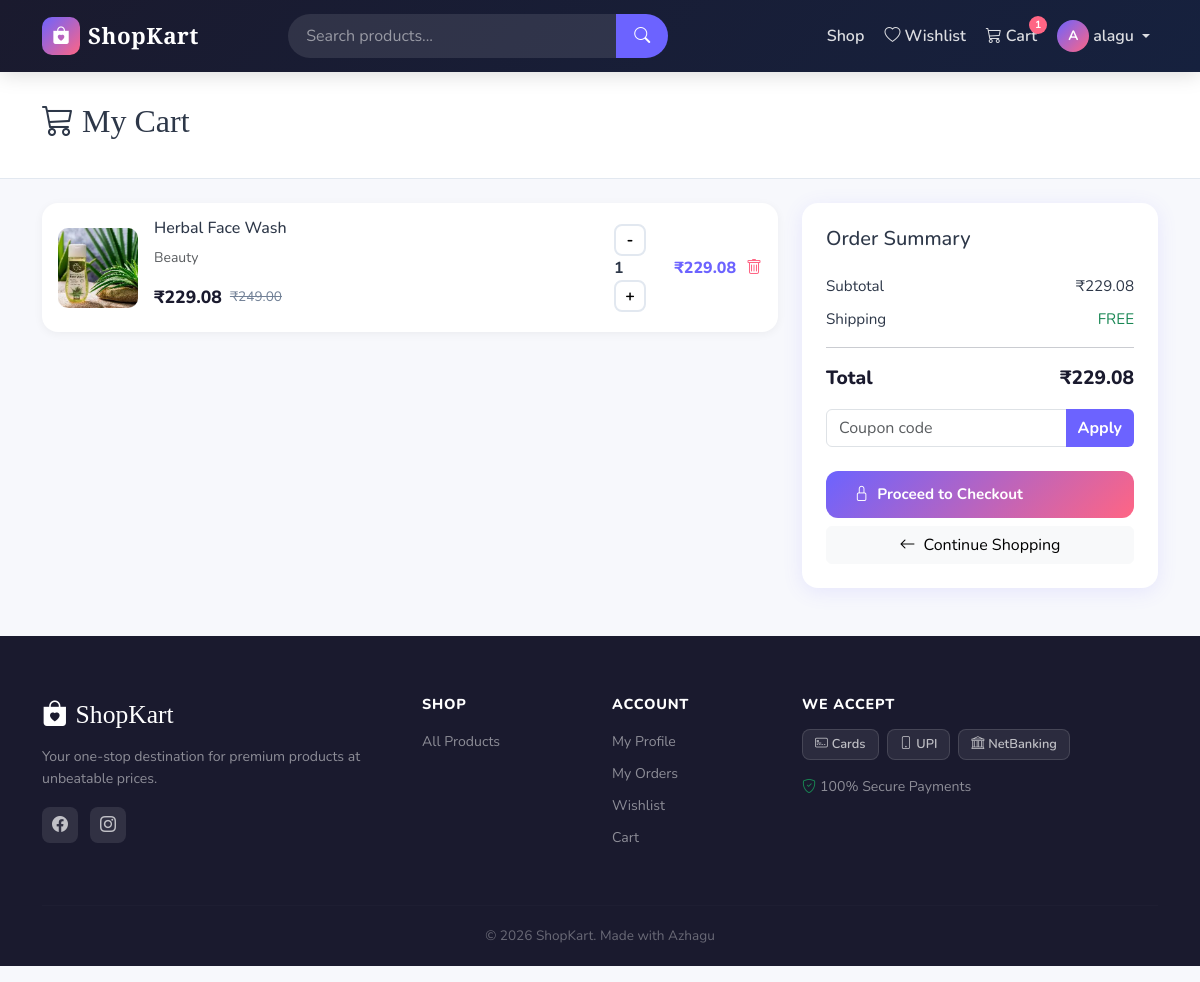
The app's page /cart/ (signed in) with its own data.
### cart/models.py (models this page shows, shortened)
class CartItem(models.Model):
    cart = models.ForeignKey(Cart, on_delete=models.CASCADE, related_name='items')
    product = models.ForeignKey(Product, on_delete=models.CASCADE)
    quantity = models.PositiveIntegerField(default=1)
    def get_subtotal(self):
        return self.product.get_discounted_price() * self.quantity

class Cart(models.Model):
    user = models.OneToOneField(User, on_delete=models.CASCADE)
    coupon = models.ForeignKey(Coupon, on_delete=models.SET_NULL, null=True, blank=True)
    created_at = models.DateTimeField(auto_now_add=True)
    def get_total(self):
        total = sum(item.get_subtotal() for item in self.items.all())
        if self.coupon:
            discount = (total * self.coupon.discount_percent) / 100
            total -= discount
        return total
    def get_subtotal(self):
        return sum(item.get_subtotal() for item in self.items.all())

### products/models.py (models this page shows, shortened)
class Product(models.Model):
    category = models.ForeignKey(Category, on_delete=models.CASCADE, related_name='products')
    name = models.CharField(max_length=300)
    slug = models.SlugField(unique=True)
    description = models.TextField()
    price = models.DecimalField(max_digits=10, decimal_places=2)
    discount_percent = models.PositiveIntegerField(default=0)
    stock = models.PositiveIntegerField(default=0)
    image = models.ImageField(upload_to='products/', blank=True, null=True)
    is_active = models.BooleanField(default=True)
    created_at = models.DateTimeField(auto_now_add=True)
    def get_discounted_price(self):
        if self.discount_percent > 0:
            discount = (self.price * self.discount_percent) / 100
            return self.price - discount
        return self.price

class Category(models.Model):
    name = models.CharField(max_length=200)
    slug = models.SlugField(unique=True)
    image = models.ImageField(upload_to='categories/', blank=True, null=True)
    description = models.TextField(blank=True)
    parent = models.ForeignKey('self', on_delete=models.SET_NULL, null=True, blank=True, related_name='subcategories')
    class Meta:
        verbose_name_plural = 'Categories'

### cart/views.py (the view)
# urls.py: path('', views.cart_view, name='cart'),
@login_required
def cart_view(request):
    cart, _ = Cart.objects.get_or_create(user=request.user)
    return render(request, 'cart/cart.html', {'cart': cart})

### cart/context_processors.py (called while the page is built)
def cart_count(request):
    count = 0
    if request.user.is_authenticated:
        try:
            cart = Cart.objects.get(user=request.user)
            count = cart.items.count()
        except Cart.DoesNotExist:
            pass
    return {'cart_count': count}

### templates/cart/cart.html (shortened to what this page needs)
{% extends 'base.html' %}
{% block content %}
<div class="sk-page-header"><div class="container"><h1><i class="bi bi-cart3 me-2"></i>My Cart</h1></div></div>
<div class="container my-4">
  {% if cart.items.all %}
  <div class="row g-4">
    <div class="col-lg-8">
      {% for item in cart.items.all %}
      <div class="sk-cart-item">
        <div class="sk-cart-img">
          {% if item.product.image %}<img src="{{ item.product.image.url }}" alt="{{ item.product.name }}">
          {% else %}<div class="sk-img-placeholder"><i class="bi bi-image"></i></div>{% endif %}
        </div>
        <div class="sk-cart-info flex-grow-1">
          <h6>{{ item.product.name }}</h6>
          <p class="text-muted small">{{ item.product.category.name }}</p>
          <div class="sk-product-price">
            <span class="sk-price-current">₹{{ item.product.get_discounted_price }}</span>
            {% if item.product.discount_percent %}<span class="sk-price-old">₹{{ item.product.price }}</span>{% endif %}
          </div>
        </div>
        <div class="sk-cart-qty">
          <form method="POST" action="{% url 'cart:update' item.id %}">
            <button type="submit" name="action" value="decrease" class="sk-qty-btn">-</button>
            <span class="sk-qty-num">{{ item.quantity }}</span>
            <button type="submit" name="action" value="increase" class="sk-qty-btn">+</button>
          </form>
          <div class="sk-cart-subtotal">₹{{ item.get_subtotal }}</div>
          <a href="{% url 'cart:remove' item.id %}" class="sk-remove-btn" onclick="return confirm('Remove item?')">
            <i class="bi bi-trash"></i>
          </a>
        </div>
      </div>
      {% endfor %}
    </div>
    <div class="col-lg-4">
      <div class="sk-summary-card">
        <h5 class="mb-4">Order Summary</h5>
        <div class="sk-summary-row"><span>Subtotal</span><span>₹{{ cart.get_subtotal }}</span></div>
        <div class="sk-summary-row"><span>Shipping</span><span class="text-success">FREE</span></div>
        <hr>
        <div class="sk-summary-total"><span>Total</span><span>₹{{ cart.get_total }}</span></div>
        <div class="mt-3">
          {% if cart.coupon %}
          <div class="sk-coupon-applied">
            <i class="bi bi-check-circle text-success me-1"></i>
            <strong>{{ cart.coupon.code }}</strong> applied!
            <a href="{% url 'cart:remove_coupon' %}" class="ms-2 text-danger small">Remove</a>
          </div>
          {% else %}
          <form method="POST" action="{% url 'cart:apply_coupon' %}">
            <div class="input-group">
              <input type="text" class="form-control" name="coupon_code" placeholder="Coupon code">
              <button type="submit" class="btn sk-btn-coupon">Apply</button>
            </div>
          </form>
          {% endif %}
        </div>
        <a href="{% url 'orders:checkout' %}" class="sk-btn-primary w-100 btn-lg mt-4">
          <i class="bi bi-lock me-2"></i>Proceed to Checkout
        </a>
        <a href="{% url 'products:list' %}" class="btn btn-light w-100 mt-2">
          <i class="bi bi-arrow-left me-2"></i>Continue Shopping
        </a>
      </div>
    </div>
  </div>
  {% endif %}
</div>
{% endblock %}

### templates/base.html (shortened to what this page needs)
{% load static %}
<!DOCTYPE html>
<html lang="en">
<head>
<link href="https://cdn.jsdelivr.net/npm/bootstrap@5.3.0/dist/css/bootstrap.min.css" rel="stylesheet">
<link href="https://cdn.jsdelivr.net/npm/bootstrap-icons@1.10.5/font/bootstrap-icons.css" rel="stylesheet">
<link href="{% static 'css/style.css' %}" rel="stylesheet">
</head>
<body>
<nav class="navbar navbar-expand-lg navbar-dark sk-navbar sticky-top">
  <div class="container">
    <a class="navbar-brand d-flex align-items-center gap-2" href="{% url 'products:home' %}">
      <div class="sk-logo-icon"><i class="bi bi-bag-heart-fill"></i></div>
      <span class="sk-logo-text">ShopKart</span>
    </a>
    <div class="collapse navbar-collapse" id="navMain">
      <form class="d-flex mx-auto sk-search-form" action="{% url 'products:list' %}" method="GET">
        <div class="input-group">
          <input class="form-control sk-search-input" type="search" name="q" placeholder="Search products..." value="{{ request.GET.q }}">
          <button class="btn sk-search-btn" type="submit"><i class="bi bi-search"></i></button>
        </div>
      </form>
      <ul class="navbar-nav ms-auto align-items-center gap-1">
        <li class="nav-item">
          <a class="nav-link" href="{% url 'products:list' %}">Shop</a>
        </li>
        {% if user.is_authenticated %}
        <li class="nav-item">
          <a class="nav-link" href="{% url 'products:wishlist' %}"><i class="bi bi-heart me-1"></i>Wishlist</a>
        </li>
        <li class="nav-item">
          <a class="nav-link position-relative" href="{% url 'cart:cart' %}">
            <i class="bi bi-cart3 me-1"></i>Cart
            {% if cart_count %}<span class="sk-badge">{{ cart_count }}</span>{% endif %}
          </a>
        </li>
        <li class="nav-item dropdown">
          <a class="nav-link dropdown-toggle d-flex align-items-center gap-1" href="#" data-bs-toggle="dropdown">
            <div class="sk-avatar">{{ user.username|first|upper }}</div>
            {{ user.first_name|default:user.username }}
          </a>
        </li>
        {% else %}
        <li class="nav-item"><a class="nav-link" href="{% url 'users:login' %}">Login</a></li>
        <li class="nav-item"><a class="btn sk-btn-nav ms-2" href="{% url 'users:register' %}">Register</a></li>
        {% endif %}
      </ul>
    </div>
  </div>
</nav>
<main>{% block content %}{% endblock %}</main>
<footer class="sk-footer mt-5">
  <div class="container">
    <div class="row g-4">
      <div class="col-md-4">
        <div class="sk-footer-brand"><i class="bi bi-bag-heart-fill me-2"></i>ShopKart</div>
        <p class="sk-footer-desc">Your one-stop destination for premium products at unbeatable prices.</p>
        <div class="sk-social-links">
          <a href="#"><i class="bi bi-facebook"></i></a>
          <a href="#"><i class="bi bi-instagram"></i></a>
        </div>
      </div>
      <div class="col-md-2">
        <h6 class="sk-footer-heading">Shop</h6>
        <ul class="sk-footer-links">
          <li><a href="{% url 'products:list' %}">All Products</a></li>
        </ul>
      </div>
      <div class="col-md-2">
        <h6 class="sk-footer-heading">Account</h6>
        <ul class="sk-footer-links">
          <li><a href="{% url 'users:profile' %}">My Profile</a></li>
          <li><a href="{% url 'orders:list' %}">My Orders</a></li>
          <li><a href="{% url 'products:wishlist' %}">Wishlist</a></li>
          <li><a href="{% url 'cart:cart' %}">Cart</a></li>
        </ul>
      </div>
      <div class="col-md-4">
        <h6 class="sk-footer-heading">We Accept</h6>
        <div class="sk-payment-icons">
          <span class="sk-pay-badge"><i class="bi bi-credit-card-2-front me-1"></i>Cards</span>
          <span class="sk-pay-badge"><i class="bi bi-phone me-1"></i>UPI</span>
          <span class="sk-pay-badge"><i class="bi bi-bank me-1"></i>NetBanking</span>
        </div>
        <p class="mt-3 small sk-footer-desc"><i class="bi bi-shield-check me-1 text-success"></i>100% Secure Payments</p>
      </div>
    </div>
    <hr class="sk-footer-hr">
    <p class="text-center sk-footer-copy">© 2026 ShopKart. Made with Azhagu</p>
  </div>
</footer>
</body>
</html>

### records on screen
CartItem: product.image (picture), product.name "Herbal Face Wash", product.category.name "Beauty", product.get_discounted_price "229.08", product.price "249.00", quantity "1", get_subtotal "229.08"
Cart: get_subtotal "229.08", get_total "229.08"

### other values on screen
{{ cart_count }} "1"
{{ user.username|first|upper }} "A"
{{ user.first_name|default:user.username }} "alagu"
